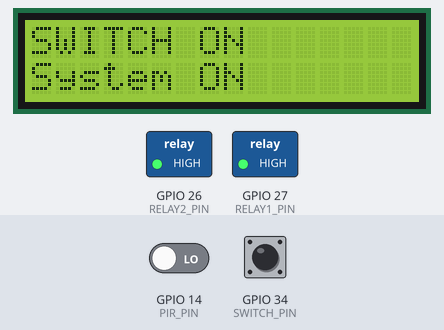
Simulated run of this sketch. Board: ESP32. Shown: 16×2 character LCD, switched loads named in the sketch (green lamp = pin HIGH). The inputs (shaded band) are chosen by the test bench; at power-on: GPIO 14 (PIR_PIN) LOW, GPIO 34 (SWITCH_PIN) HIGH. WiFi joins after 1.5 s; servers stay silent unless stated.

Above: at 3.0 s.
3.1 s: GPIO 14 (PIR_PIN) driven HIGH
At 4.0 s:
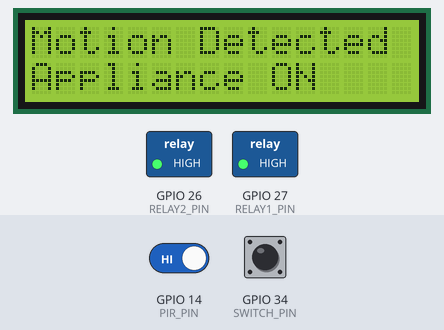
4.6 s: GPIO 34 (SWITCH_PIN) pulled LOW for 0.25 s
At 5.1 s:
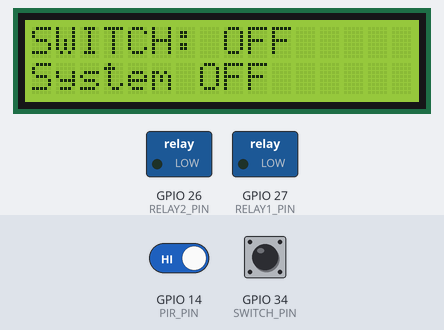
6.7 s: GPIO 34 (SWITCH_PIN) pulled LOW for 1 s
At 10.2 s:
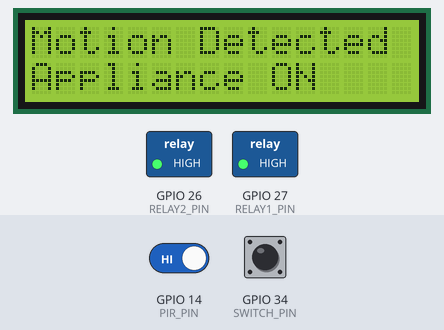
10.7 s: GPIO 34 (SWITCH_PIN) pulled LOW for 3.2 s
At 11.5 s:
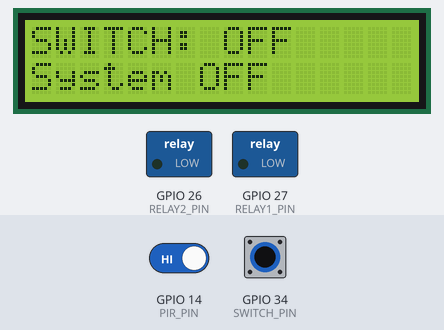
Timing chart, 0 to 15.9 s (numbered marks = the images above; inputs shaded):
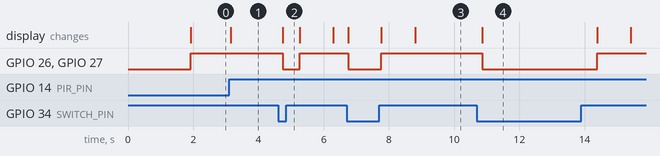

Measured:
- after the input at 3.1 s, the display: changes after 0.05 s (image 1)
- after the input at 4.6 s, GPIO 26 (RELAY2_PIN), GPIO 27 (RELAY1_PIN): HIGH → LOW after 0.15 s, → HIGH 0.52 s later; the display: changes after 0.15 s (image 2)
- after the input at 6.7 s, GPIO 26 (RELAY2_PIN), GPIO 27 (RELAY1_PIN): HIGH → LOW after 0.05 s, → HIGH 1.0 s later; the display: first changes after 0.05 s (image 3 shows a later state)
- after the input at 10.7 s, GPIO 26 (RELAY2_PIN), GPIO 27 (RELAY1_PIN): HIGH → LOW after 0.16 s, → HIGH 3.5 s later; the display: changes after 0.16 s (image 4)

The sketch:

NO-MAN-NO-POWER-FINAL-BLYNK.ino
```cpp
#define BLYNK_TEMPLATE_ID "TMPL6lXBA8oxd"
#define BLYNK_TEMPLATE_NAME "No Man No Power"
#define BLYNK_AUTH_TOKEN "Zke3cElnFO1mW3J9-4fw5XHqCjn9OSJQ"

#include <WiFi.h>
#include <WiFiClient.h>
#include <BlynkSimpleEsp32.h>
#include <Wire.h>
#include <RTClib.h>
#include <LiquidCrystal_I2C.h>

RTC_DS3231 rtc;
LiquidCrystal_I2C lcd(0x27, 16, 2);

// Pin definitions
#define PIR_PIN 14
#define RELAY1_PIN 27  // DC Motor
#define RELAY2_PIN 26  // LEDs
#define SWITCH_PIN 34  // Physical master switch
#define BLYNK_ONOFF_VPIN V0

// WiFi credentials
char ssid[] = "Kevin Arellano";
char pass[] = "1234567890";

// System states
unsigned long lastMotionTime = 0;
unsigned long motionTimeout = 30000;  // 30 seconds
bool systemOn = false;
bool systemSleeping = false;
bool blynkEnabled = true;

BLYNK_WRITE(BLYNK_ONOFF_VPIN) {
  blynkEnabled = param.asInt(); // 1 = ON, 0 = OFF
}

void setup() {
  // Serial and pin setup
  Serial.begin(115200);
  pinMode(PIR_PIN, INPUT);
  pinMode(RELAY1_PIN, OUTPUT);
  pinMode(RELAY2_PIN, OUTPUT);
  pinMode(SWITCH_PIN, INPUT);

  digitalWrite(RELAY1_PIN, LOW);
  digitalWrite(RELAY2_PIN, LOW);

  // Start modules
  Wire.begin();
  rtc.begin();
  lcd.init();
  lcd.backlight();
  lcd.setCursor(0, 0);
  lcd.print("Connecting WiFi");

  Blynk.begin(BLYNK_AUTH_TOKEN, ssid, pass);
  lcd.clear();
  lcd.setCursor(0, 0);
  lcd.print("System Ready");
}

void loop() {
  Blynk.run();

  bool switchState = digitalRead(SWITCH_PIN) == HIGH;

  // If physical switch is OFF or Blynk turned OFF, system must stop
  if (!switchState || !blynkEnabled) {
    if (systemOn || systemSleeping) {
      lcd.clear();
      lcd.setCursor(0, 0);
      lcd.print(switchState ? "Blynk: OFF" : "SWITCH: OFF");
      lcd.setCursor(0, 1);
      lcd.print("System OFF");
      digitalWrite(RELAY1_PIN, LOW);
      digitalWrite(RELAY2_PIN, LOW);
      systemOn = false;
      systemSleeping = false;
    }
    delay(500);
    return;
  }

  // Switch is ON and Blynk is enabled
  if (!systemOn && !systemSleeping) {
    lcd.clear();
    lcd.setCursor(0, 0);
    lcd.print("SWITCH ON");
    lcd.setCursor(0, 1);
    lcd.print("System ON");
    digitalWrite(RELAY1_PIN, HIGH);
    digitalWrite(RELAY2_PIN, HIGH);
    systemOn = true;
    lastMotionTime = millis();
    delay(1000);
  }

  // Motion detected
  if (systemOn && digitalRead(PIR_PIN) == HIGH) {
    lastMotionTime = millis();
    lcd.clear();
    lcd.setCursor(0, 0);
    lcd.print("Motion Detected");
    lcd.setCursor(0, 1);
    lcd.print("Appliance ON");
    digitalWrite(RELAY1_PIN, HIGH);
    digitalWrite(RELAY2_PIN, HIGH);
  }

  // Inactivity timeout
  if (systemOn && (millis() - lastMotionTime > motionTimeout)) {
    lcd.clear();
    lcd.setCursor(0, 0);
    lcd.print("No Motion Found");
    lcd.setCursor(0, 1);
    lcd.print("Turning Off...");
    digitalWrite(RELAY1_PIN, LOW);
    digitalWrite(RELAY2_PIN, LOW);
    systemOn = false;
    systemSleeping = true;
    delay(2000);
  }

  // Reactivate on motion if sleeping
  if (systemSleeping && digitalRead(PIR_PIN) == HIGH) {
    lcd.clear();
    lcd.setCursor(0, 0);
    lcd.print("Motion Detected");
    lcd.setCursor(0, 1);
    lcd.print("System Re-On");
    digitalWrite(RELAY1_PIN, HIGH);
    digitalWrite(RELAY2_PIN, HIGH);
    systemSleeping = false;
    systemOn = true;
    lastMotionTime = millis();
    delay(2000);
  }

  delay(200);
}
```
